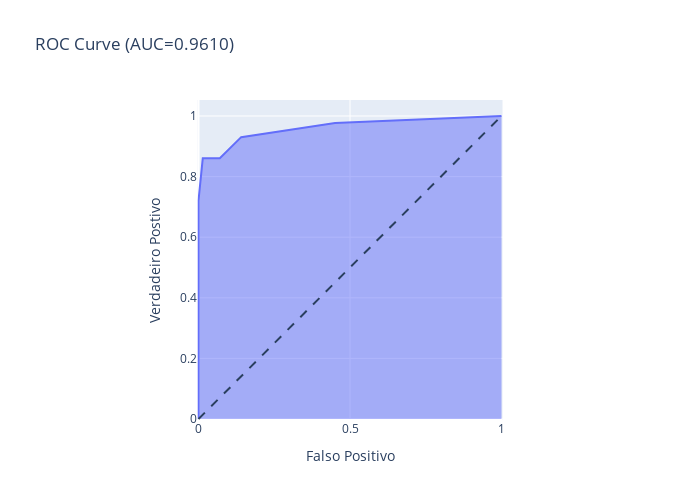

The notebook cell this image was saved under:
### Code cell
fig = px.area(
    x=fpr, y=tpr,
    title=f'ROC Curve (AUC={auc(fpr, tpr):.4f})',
    labels=dict(x='Falso Positivo', y='Verdadeiro Postivo'),
    width=700, height=500
)
fig.add_shape(
    type='line', line=dict(dash='dash'),
    x0=0, x1=1, y0=0, y1=1
)

fig.update_yaxes(scaleanchor="x", scaleratio=1)
fig.update_xaxes(constrain='domain')
fig.show()

### Figure 1 — Plotly figure (JSON) as saved in the notebook; plotly's stock layout.template omitted (floating-point values rounded to 4 significant figures)
{"data": [{"fillpattern": {"shape": ""}, "hovertemplate": "Falso Positivo=%{x}<br>Verdadeiro Postivo=%{y}<extra></extra>", "legendgroup": "", "line": {"color": "#636efa"}, "marker": {"symbol": "circle"}, "mode": "lines", "name": "", "orientation": "v", "showlegend": false, "stackgroup": "1", "type": "scatter", "x": [0, 0, 0, 0.01408, 0.07042, 0.1408, 0.4507, 1], "xaxis": "x", "y": [0, 0.5116, 0.7209, 0.8605, 0.8605, 0.9302, 0.9767, 1], "yaxis": "y"}], "layout": {"height": 500, "legend": {"tracegroupgap": 0}, "shapes": [{"line": {"dash": "dash"}, "type": "line", "x0": 0, "x1": 1, "y0": 0, "y1": 1}], "title": {"text": "ROC Curve (AUC=0.9610)"}, "width": 700, "xaxis": {"anchor": "y", "constrain": "domain", "domain": [0, 1], "title": {"text": "Falso Positivo"}}, "yaxis": {"anchor": "x", "domain": [0, 1], "scaleanchor": "x", "scaleratio": 1, "title": {"text": "Verdadeiro Postivo"}}}}
